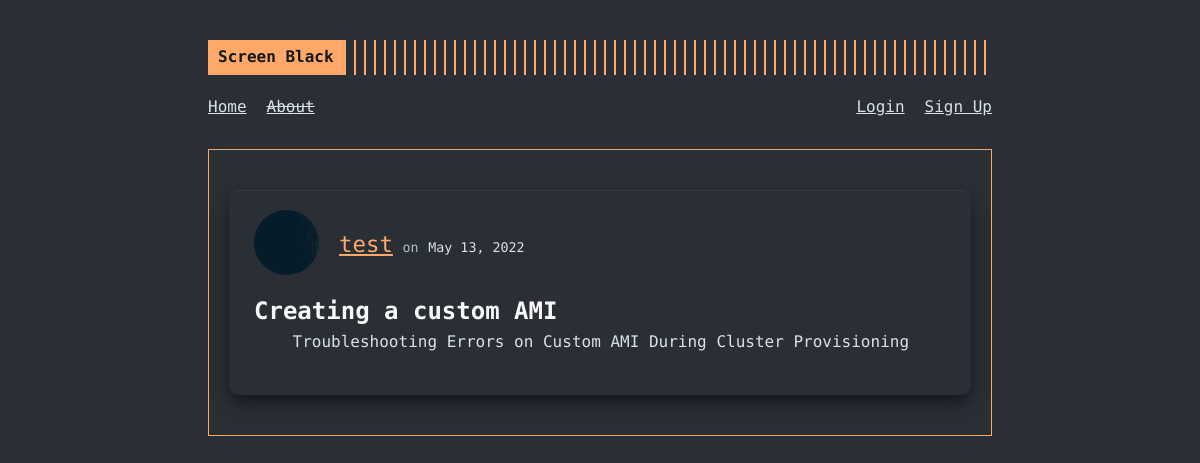
Page /post/24 on the committed database.
### screenblack/models.py (models this page shows, shortened)
class User(db.Model, UserMixin):
  id = db.Column(db.Integer, primary_key = True)
  username = db.Column(db.String(20), nullable = False, unique = True)
  email = db.Column(db.String(120), nullable = False, unique = True)
  picture = db.Column(db.String(20), nullable = False, default = "default.jpg")
  password = db.Column(db.String(60), nullable = False)
  posts = db.relationship("Post", backref = "author", lazy = True)

class Post(db.Model):
  id = db.Column(db.Integer, primary_key = True)
  title = db.Column(db.String(100), nullable = False)
  date_posted = db.Column(db.DateTime, nullable = False, default = datetime.utcnow)
  content = db.Column(db.Text, nullable = False)
  user_id = db.Column(db.Integer, db.ForeignKey('user.id'), nullable = False)

### screenblack/routes.py (the view)
@app.route("/post/<int:post_id>")
def post(post_id):
  post = Post.query.get_or_404(post_id)
  return render_template("post.html", post=post, title=post.title)

### screenblack/templates/post.html (shortened to what this page needs)
{% extends "layout.html" %}
{% block content %}
  <article class="article-body">
    <div class="article-metadata">
      <div class="article-header">
        <div class="article-author-picture">
          <a href="{{ url_for('user_about', username=post.author.username) }}"><img class="profilepic-mini" src="{{ url_for('static', filename='profilepics/'+post.author.picture) }}" alt="profile picture for {{ post.author.username }}"></a>
        </div>
        <div class="article-author-details">
          <a class="article-author" href="{{ url_for('user_about', username=post.author.username) }}">{{ post.author.username }}</a>
          <small class="text-muted">on</small>
          <small class="article-date">{{ post.date_posted.strftime("%B %d, %Y") }}</small>
        </div>
      </div>
    </div>
    <h2 class="article-title">{{ post.title }}</h2>
    <div class="article-content">
      <p>{{ post.content }}</p>
    </div>
  </article>
{% endblock content %}

### screenblack/static/main.css (style rules this page uses)
:root { font-size: 16px; --gray0: #f8f8f8; --gray1: #dbe1e8; --gray2: #b2becd; --gray3: #6c7983; --gray4: #444d55; --gray5: #363b44; --gray6: #2a2e35; --gray7: #12181c; --rajah: #ffa86a; --green: #09c372; --red: #ff3860; }
body { font-family: "Fira Code", monospace; background-color: var(--gray6); color: var(--gray1); line-height: 1.54; }
a { color: inherit; }
p { margin-bottom: 20px; }
.article-body { padding: 20px 25px; background-color: var(--gray6); box-shadow: var(--gray5) 0px 1px 1px 0px inset, var(--gray7) 0px 10px 20px -5px, var(--gray7) 0px 6px 12px -6px; margin: 20px 0; border-radius: 0.6rem; }
.article-metadata { display: flex; align-items: center; justify-content: space-between; margin-bottom: 15px; }
.article-header { display: flex; align-items: center; }
.article-author-picture { display: grid; place-items: center; margin-right: 20px; }
.article-author-picture a { line-height: 1; }
.profilepic-mini { max-width: 65px; border-radius: 50%; }
.article-title { color: var(--gray0); }
.article-author { color: var(--rajah); font-size: 1.4rem; }
.article-date { color: var(--gray1); }
.article-content p { text-indent: 4ch; }
.text-muted { color: var(--gray2); }

### rows in the picture
User: picture+username (picture), author.username "test"
Post: date_posted "May 13, 2022", title "Creating a custom AMI", content "Troubleshooting Errors on Custom AMI During Cluster Provisioning"
